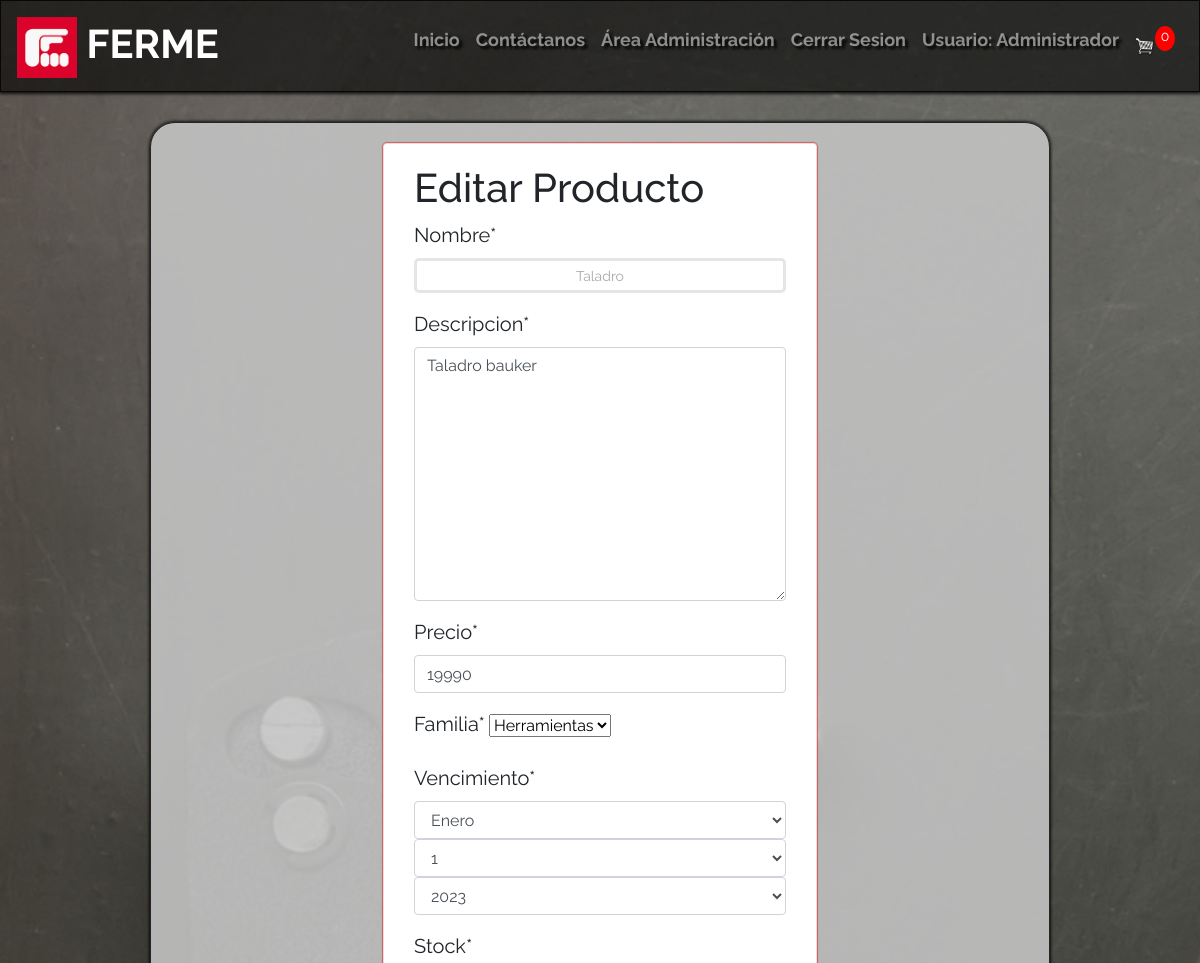
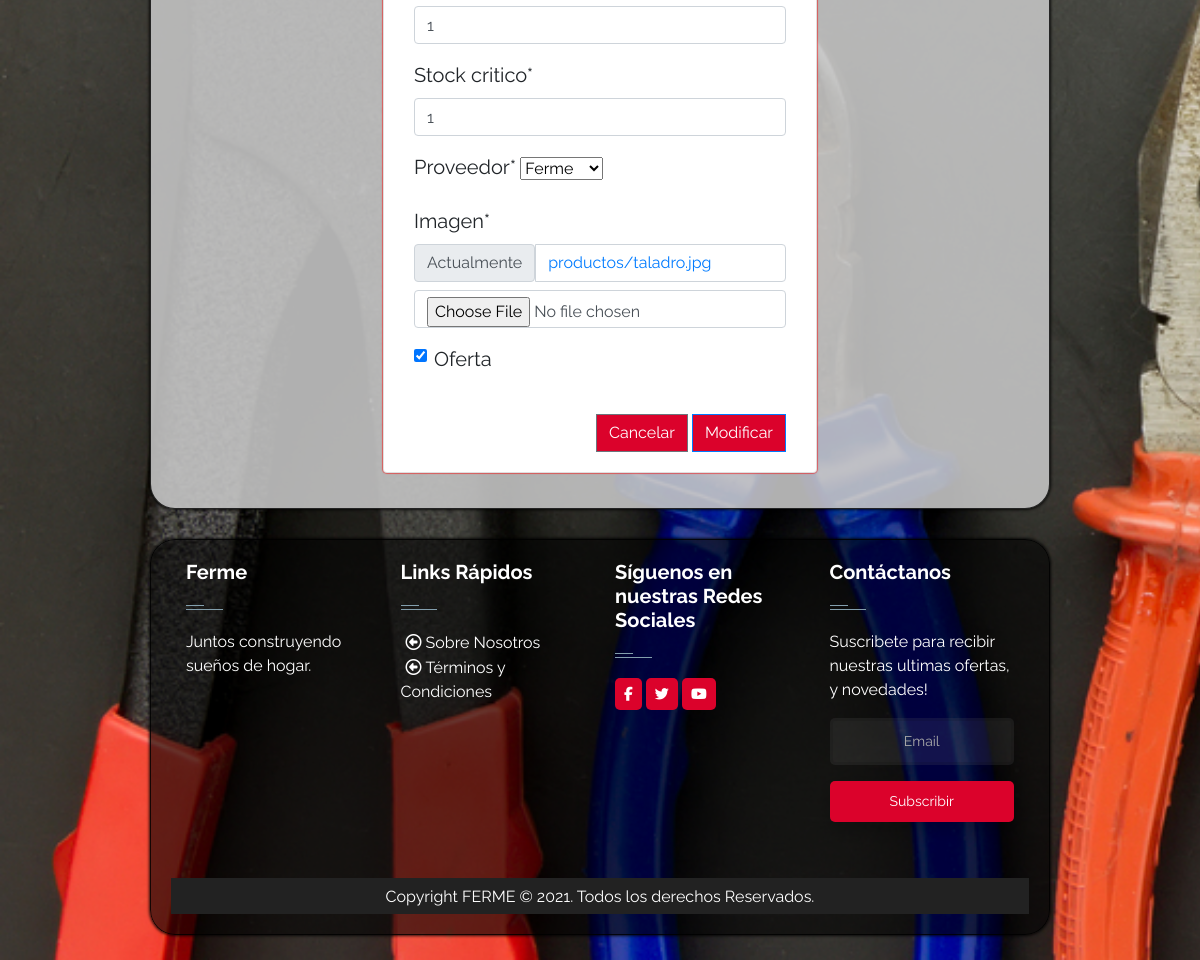
Page /modificarproducto/2/ (signed in) on the committed database (2 pictures, top to bottom).
### usuario/models.py (models this page shows, shortened)
class Usuario(AbstractBaseUser):
    username = models.CharField('Nombre de usuario',unique=True,max_length=100)
    correo = models.CharField('Correo',unique=True,max_length=300)
    nombre_completo = models.CharField('Nombre Completo',max_length=150)
    rut = models.IntegerField('Run', unique=True)
    telefono = models.IntegerField('Telefono', unique=True)
    direccion = models.CharField('Dirección', max_length=300,default='',null=True)
    usuario_activo = models.BooleanField(default=True)
    usuario_administrador = models.BooleanField(default=False)
    cargo = models.ForeignKey(cargo, on_delete=models.CASCADE,null=True)
    objects = UsuarioManager()
    USERNAME_FIELD = 'username'
    REQUIRED_FIELDS = ['correo','nombre_completo','rut','telefono','direccion']

### cargo/models.py (models this page shows)
class cargo(models.Model):
    nombre = models.CharField(max_length=20)
    descripcion = models.TextField()
    def __str__(self):
        return self.nombre

### core/models.py (models this page shows, shortened)
class producto(models.Model):
    nombre = models.CharField(max_length=30)
    descripcion = models.TextField(max_length=300)
    precio = models.IntegerField()
    familia = models.ForeignKey(familia, on_delete=models.PROTECT)
    vencimiento = models.DateField()
    stock = models.IntegerField()
    stock_critico = models.IntegerField()
    proveedor = models.ForeignKey(proveedor, on_delete=models.PROTECT)
    imagen = models.ImageField(upload_to='productos', null=True)
    oferta = models.BooleanField(default='0', null=False)

class familia(models.Model):
    nombre = models.CharField(max_length=50)
    def __str__(self):
        return self.nombre

### proveedor/models.py (models this page shows)
class proveedor(models.Model):
    rut = models.IntegerField()
    nombre = models.TextField()
    telefono = models.IntegerField()
    rubro = models.TextField()
    def __str__(self):
        return self.nombre

### core/views.py (the view, shortened to what this page needs)
# urls.py: path('modificarproducto/<id>/', modificar_producto, name="modificar_producto"),
def modificar_producto(request, id):
    product = get_object_or_404(producto, id=id)
    data = {
        'form': AgregarProductoForms(instance=product)
    }
    return render(request, 'core/producto/modificar.html', data)

### core/forms.py
class AgregarProductoForms(forms.ModelForm):
    class Meta:
        model = producto
        fields = '__all__'
        widgets = {
        "vencimiento": forms.SelectDateWidget()
        }

### carro/context_processor.py (called while the page is built)
def importe_total_carro(request):
    total=0
    if 'carro' in request.session:
        for key, value in request.session["carro"].items():
            total=total+(int(value["precio"]))
    return {"importe_total_carro":total}

def importe_cant_carro(request):
    total=0
    if 'carro' in request.session:
        for key, value in request.session["carro"].items():
            total=total+(value["cantidad"])
    return {"importe_cant_carro":total}

### core/templates/core/producto/modificar.html (shortened to what this page needs)
{% extends 'core/base.html' %}
{% block contenido %}
{% load crispy_forms_tags %}
<div class="row">
    <div class="col-12 col-md-6 offset-md-3">
        <div class="card">
                <div class="card-body">
                <h1>Editar Producto</h1>
                <form action="" method="post" enctype="multipart/form-data">
                    {{form | crispy}}
                    <br>
                        <div class="d-flex justify-content-end">
                            <input type="reset" value="Cancelar" id="btnCancelar" class="btn btn-secondary">
                            <button type="submit" id="btnGuardar" class="btn btn-primary">Modificar</button>
                        </div>
                </form>
            </div>
        </div>
    </div>
</div>
{% endblock %}

### core/templates/core/base.html (shortened to what this page needs)
<!doctype html>
<html>
<head>
  {% load static %}
  <link rel="stylesheet" href="https://cdnjs.cloudflare.com/ajax/libs/ionicons/2.0.1/css/ionicons.min.css">
  <link rel="stylesheet" href="https://cdn.jsdelivr.net/npm/bootstrap@4.5.3/dist/css/bootstrap.min.css"
>
  <link href="{% static 'css/main.css' %}" rel="stylesheet" type="text/css">
  <link href="{% static 'css/carro.css' %}" rel="stylesheet" type="text/css">
</head>
<header>
  <nav class="navbar navbar-expand-lg navbar-dark">
    <a class="navbar-brand" href="{% url 'home' %}">
      <img src="/media/admin-interface/logo/logo-fs-web.png" width="60" alt="Logo" />
      FERME</a>
    <div class="collapse navbar-collapse" id="navbarSupportedContent">
      <ul class="navbar-nav ml-auto">
        <li class="nav-item">
          <a class="nav-link" href="{% url 'home' %}">Inicio</a>
        </li>
        <li class="nav-item">
          <a class="nav-link" href="{% url 'contacto' %}">Contáctanos</a>
        </li>
        {% if user.cargo.nombre == 'Administrador' %}
        <li class="nav-item">
          <a class="nav-link" href="{% url 'administrador' %}">Área Administración</a>
        </li>
        {% endif %}
        {% if user.is_authenticated %}
        <li class="nav-item">
          <a class="nav-link" href="{% url 'logout' %}">Cerrar Sesion</a>
        </li>
        <li class="nav-item">
          <a class="nav-link" href="{% url 'usuario' user.id %}">Usuario: {{ user.cargo |title }}</a>
        </li>
        <a class="nav-link d-flex align-items-center" href="{% url 'cart' %}">
          <img id="cart-icon" style="width:20px;" src="{% static 'images/cart.png' %}" alt="carrito" />
          <p id="cart-total" class="float-right">{{importe_cant_carro}}</p>
        </a>
        {% endif %}
      </ul>
    </div>
  </nav>
</header>
<body background="/media/admin-interface/logo/fondo.jpg" style="background-repeat: no-repeat; background-size: cover;">
  <div class="cuerpo">
  {% block contenido %}
  {% endblock %}
  </div>
</body>
<footer id="footer fixed-bottom" class="footer-1">
  <div class="main-footer widgets-dark typo-light">
    <div class="container">
      <div class="row">
        <div class="col-xs-12 col-sm-6 col-md-3">
          <div class="widget subscribe no-box">
            <h5 class="widget-title">Ferme<span></span></h5>
            <p>Juntos construyendo sueños de hogar.</p>
          </div>
        </div>
        <div class="col-xs-12 col-sm-6 col-md-3">
          <div class="widget no-box">
            <h5 class="widget-title">Links Rápidos<span></span></h5>
            <ul class="thumbnail-widget">
              <li>
                <div class="thumb-content"><a href="#.">&nbsp;Sobre Nosotros</a></div>
              </li>
              <li>
                <div class="thumb-content"><a href="#.">&nbsp;Términos y Condiciones</a></div>
              </li>
            </ul>
          </div>
        </div>
        <div class="col-xs-12 col-sm-6 col-md-3">
          <div class="widget no-box">
            <h5 class="widget-title">Síguenos en nuestras Redes Sociales<span></span></h5>
            <a href="#"> <i class="fa fa-facebook"> </i> </a>
            <a href="#"> <i class="fa fa-twitter"> </i> </a>
            <a href="#"> <i class="fa fa-youtube"> </i> </a>
          </div>
        </div>
        <br>
        <br>
        <div class="col-xs-12 col-sm-6 col-md-3">
          <div class="widget no-box">
            <h5 class="widget-title">Contáctanos<span></span></h5>
            <p>Suscribete para recibir nuestras ultimas ofertas, y novedades!</p>
            <div class="emailfield">
              <input type="text" name="email" value="Email">
              <input class="submitbutton ripplelink" type="submit" value="Subscribir">
            </div>
          </div>
        </div>
      </div>
    </div>
    <div class="footer-copyright">
      <div class="container">
        <div class="row">
          <div class="col-md-12 text-center">
            <p>Copyright FERME © 2021. Todos los derechos Reservados.</p>
          </div>
        </div>
      </div>
    </div>
  </div>
</footer>
</html>

### core/static/css/main.css (style rules this page uses)
body { background-color: #E4E4E4; background-attachment: fixed; font-family: 'Raleway', sans-serif; }
header .navbar { background-color: rgba(0,0,0,0.60); border-style: solid; border-width: 1px; border-color: rgba(0,0,0,0.8); box-shadow: 0px 1px 3px 1px rgba(0,0,0,0.8); font-family:'Raleway', sans-serif; }
.navbar.navbar-expand-lg.navbar-dark .navbar-brand { font-weight: bolder; font-size: 40px; font-family: 'Raleway', sans-serif; }
#navbarSupportedContent .navbar-nav.ml-auto .nav-item { border-radius: 15px; text-align: center; font-weight: bold; font-size: 18px; text-shadow: 3px 3px 3px black; }
body .cuerpo { border-radius: 25px; background-color: rgba(196,196,196,0.9); padding-top:20px; padding-bottom: 20px; margin-top: 30px; margin-left: 150px; margin-right: 150px; margin-bottom: 30px; border-style: solid; border-width: 1px; border-color: rgba(0,0,0,0.8); box-shadow: 0px 0px 3px 1px rgba(0,0,0,0.8); }
footer .main-footer { padding: 20px ; background-color: rgba(0,0,0,0.60); margin-left: 150px; margin-right: 150px; margin-top: 20px; margin-bottom: 25px; border-style: solid; border-width: 1px; border-color: rgba(0,0,0,0.8); box-shadow: 0px 0px 3px 1px rgba(0,0,0,0.8); border-radius: 25px; }
footer ul { padding-left: 0; list-style: none; }
.footer-copyright { background: #222; padding: 5px 0; }
.footer-copyright p { color: #969696; margin: 2px 0 0; }
.widget { padding: 20px; margin-bottom: 40px; }
.widget.no-box { padding: 0; background-color: transparent; margin-bottom: 40px; box-shadow: none; -webkit-box-shadow: none; -moz-box-shadow: none; -ms-box-shadow: none; -o-box-shadow: none; }
.widget.subscribe p { margin-bottom: 18px; }
.widget li a { color: #fff; }
.widget-title { margin-bottom: 20px; }
.widget-title span { background: #839FAD none repeat scroll 0 0;display: block; height: 1px;margin-top: 25px;position: relative;width: 20%; }
.widget-title span::after { background: inherit;content: "";height: inherit; position: absolute;top: -4px;width: 50%; }
.typo-light h1, .typo-light h2, .typo-light h3, .typo-light h4, .typo-light h5, .typo-light h6, .typo-light p, .typo-light div, .typo-light span, .typo-light small { color: #fff; }
.btn { background-color: #db022b; color:#fff; }
.fa { display: inline-block; font: normal normal normal 14px/1 FontAwesome; background-color: #3e3e3e; color: #fff; padding: 9px; border-radius: 5px; }
input[type="text"] { background: rgba(255,255,255,0.075); padding: 10px 15px; color: #aaa; border: 3px solid rgba(0,0,0,0.1); font-size: 14px; margin-bottom: 16px; border-radius: 5px; transition: all 0.2s cubic-bezier(0.4,0,0.2,1); transition-delay: 0.2s; text-align: center; width: 100%; }
input.submitbutton.ripplelink { background: #db022b; border: 3px solid rgba(0,0,0,0.1); color: #fff; box-shadow: 0 8px 17px 0 rgba(0,0,0,0.2); transition-delay: 0s; width: 100%; font-size: 14px; border: 0px solid #FF0000; transition: all 0.2s cubic-bezier(0.4,0,0.2,1); padding: 10px 15px; margin-bottom: 16px; border-radius: 5px; }
.widget.no-box .emailfield .submitbutton.ripplelink { background-color: #db022b; }
.thumb-content ::before { content: "\f190"; font-family: FontAwesome; font-style: normal; font-weight: normal; text-decoration: inherit; margin-left: 5px; color: #ffffff; }
.col-xs-12.col-sm-6.col-md-3 .widget.subscribe.no-box .widget-title { font-size: 20px; font-weight: bold; }
.col-xs-12.col-sm-6.col-md-3 .widget.no-box .widget-title { font-size: 20px; font-weight: bold; }
.widget.no-box a .fa.fa-facebook { background-color: #db022b; }
.widget.no-box a .fa.fa-twitter { background-color: #db022b; }
.widget.no-box a .fa.fa-youtube { background-color: #db022b; }
label { font-size: 20px; }
.card { align-items: center; width: 100%; margin-bottom: 15px; box-shadow: 0px 0px 1px 1px rgba(255, 0, 0, 0.5); }

### core/static/css/carro.css (style rules this page uses)
body { background-color: hsl(0, 0%, 98%); }
#cart-icon { width:55px; display: inline-block; }
#cart-total { display: block; text-align: center; color:#fff; background-color: red; width: 20px; height: 25px; border-radius: 50%; font-size: 14px; }
.btn { border-radius: 0; }

### rows in the picture
Usuario: cargo "Administrador"
producto: nombre "Taladro", descripcion "Taladro bauker", precio "19990", familia "Herramientas", stock "1", stock_critico "1", proveedor "Ferme", oferta "☑"

### other values in the picture
{{ importe_cant_carro }} "0"
